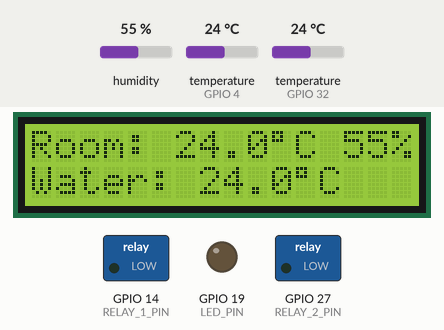
This program was run on a simulated ESP32. On the bench: 16×2 character LCD, switched loads named in the program (green lamp = pin HIGH), output pins drawn as LEDs (lit = HIGH). Inputs (shaded band) come from the test bench; at power-on: temperature (sensors on GPIO 4, GPIO 32) 24 °C, humidity 55 %. What the program prints to the serial monitor is not drawn.

Above: at 2.4 s.
2.5 s: temperature (sensor on GPIO 4) set to 28 °C
At 5.9 s:
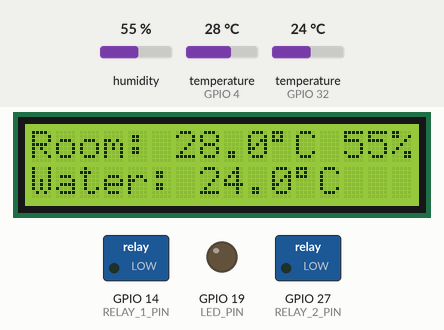
7.0 s: temperature (sensor on GPIO 4) set to 31 °C
At 10.3 s:
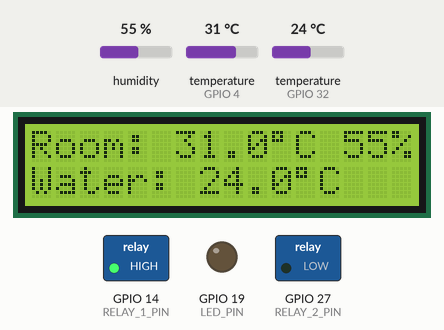
10.6 s: temperature (sensor on GPIO 32) set to 12 °C
At 11.5 s:
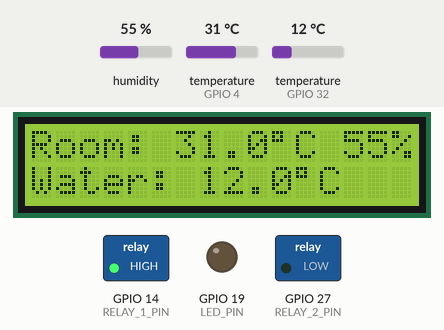
13.3 s: humidity set to 22 %
At 16.7 s:
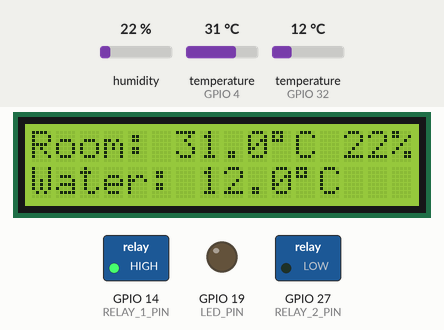
17.8 s: temperature (sensor on GPIO 32) set to 19 °C
At 19.0 s:
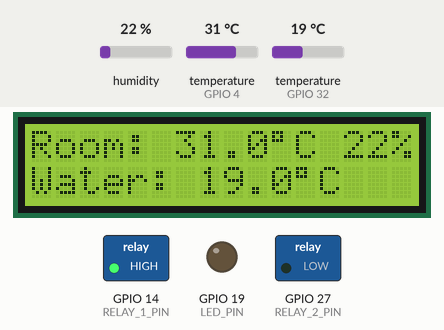
20.5 s: temperature (sensor on GPIO 32) set to 28 °C
At 22.2 s:
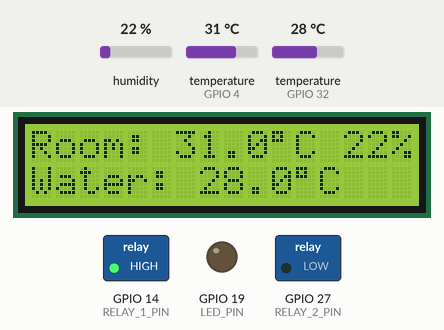
Timing chart, 0 to 23.7 s (numbered marks = the images above; inputs shaded):
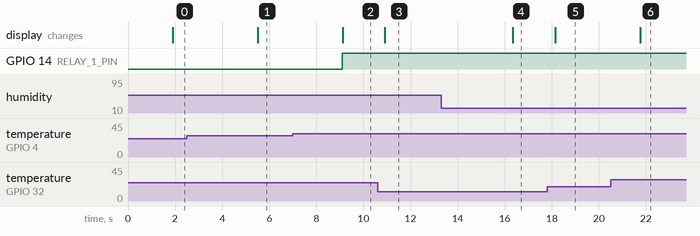

Measured:
- the behaviour switches between 29 and 30 °C on temperature (sensor on GPIO 4) (found by bisection; images 1 and 2)
- after the input at 2.5 s, the display: changes after 3.0 s (image 1)
- after the input at 7.0 s, GPIO 14 (RELAY_1_PIN): LOW → HIGH after 2.1 s; the display: changes after 2.1 s (image 2)
- after the input at 10.6 s, the display: changes after 0.32 s (image 3)
- after the input at 13.3 s, the display: changes after 3.0 s (image 4)
- after the input at 17.8 s, the display: changes after 0.34 s (image 5)
- after the input at 20.5 s, the display: changes after 1.3 s (image 6)

The program:

main.cpp
```cpp
#include <Arduino.h>
#include <DHT.h>
#include <DHT_U.h>
#include <DallasTemperature.h>
#include <OneWire.h>
#include <LiquidCrystal_I2C.h>
#include <Adafruit_Sensor.h>
#include <WiFi.h>
#include <WiFiClient.h>

#define DS18B20_PIN 32
#define DHT11_PIN 4
#define LED_PIN 19
#define RELAY_1_PIN 14
#define RELAY_2_PIN 27

// #define BLYNK_TEMPLATE_ID "TMPL6GNmO6020"
// #define BLYNK_TEMPLATE_NAME "iot hidropoink"
// #define BLYNK_AUTH_TOKEN "l7lQQsP-yi4QsXvM0rFmPXJ1dB1rSJk_"
// #include <BlynkSimpleEsp32.h>

#define DHT_TYPE DHT11

OneWire oneWire(DS18B20_PIN);
DallasTemperature sensors(&oneWire);

DHT dht(DHT11_PIN, DHT_TYPE);

LiquidCrystal_I2C lcd(0x27, 16, 2);
WiFiClient client;

const char *ssid = "POCO X6 Pro 5G";
const char *password = "1234567890";

void setup()
{
  Serial.begin(115200);
  pinMode(LED_PIN, OUTPUT);
  pinMode(RELAY_1_PIN, OUTPUT);
  pinMode(RELAY_2_PIN, OUTPUT);

  // Blynk.begin(BLYNK_AUTH_TOKEN, ssid, password);

  lcd.init();
  lcd.backlight();
  dht.begin();
  sensors.begin();
}

// BLYNK_CONNECTED() {
//    Blynk.syncAll();
// }

// BLYNK_WRITE(V10)
// {
//   if(param.asInt() == 1)
//   {
//     digitalWrite(RELAY_1_PIN, HIGH);
//   }
//   else
//   {
//     digitalWrite(RELAY_1_PIN, LOW);
//   }
// }

// BLYNK_WRITE(V11)
// {
//   if(param.asInt() == 1)
//   {
//     digitalWrite(RELAY_2_PIN, HIGH);
//   }
//   else
//   {
//     digitalWrite(RELAY_2_PIN, LOW);
//   }
// }


void loop()
{
  // Blynk.run();
  delay(1000);
  float roomTemperature = dht.readTemperature();
  float roomHumidity = dht.readHumidity();
  sensors.requestTemperatures();
  float waterTemperature = sensors.getTempCByIndex(0);

  // Blynk.virtualWrite(V0, roomTemperature);
  // Blynk.virtualWrite(V1, waterTemperature);
  // Blynk.virtualWrite(V2, roomHumidity);
  if (roomTemperature > 29)
  {
    digitalWrite(RELAY_1_PIN, HIGH);
  }
  else
  {
    digitalWrite(RELAY_1_PIN, LOW);
  }

  Serial.printf("Room temperature: %f C | Room humidity: %f % | Water temperature: %f C\n", roomTemperature, roomHumidity, waterTemperature);
  lcd.setCursor(0, 0);
  lcd.print("Room: ");
  lcd.printf("%.1f\337C %d", roomTemperature, (int)roomHumidity);
  lcd.print("%");
  lcd.setCursor(0, 1);
  lcd.print("Water: ");
  lcd.printf("%.1f\337C", waterTemperature);
}
```
